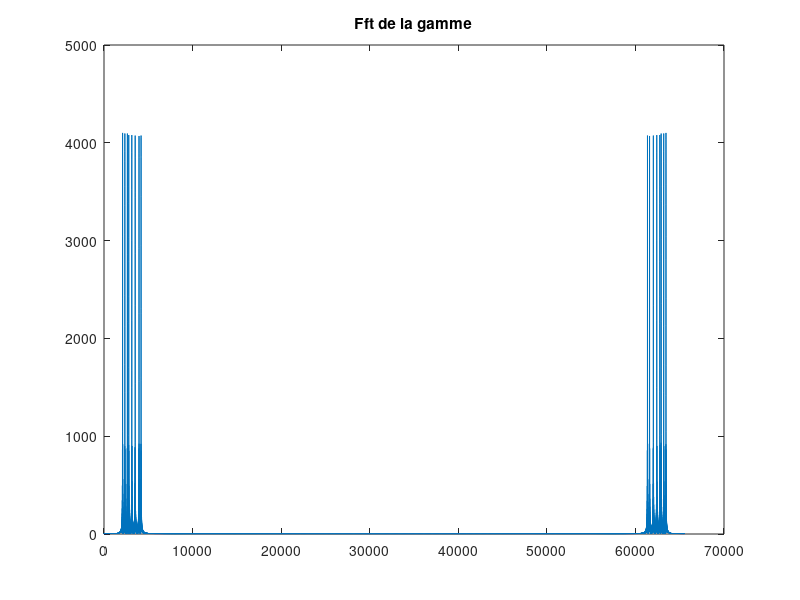
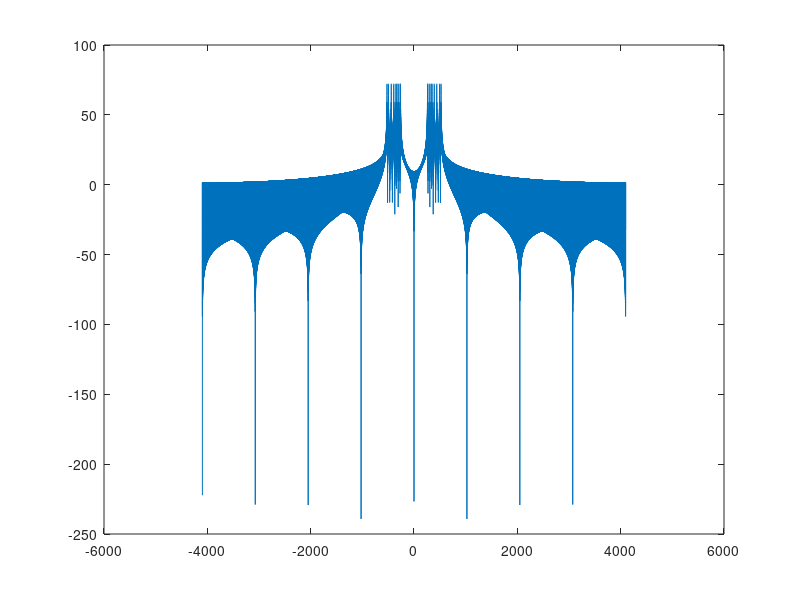

Here is the MATLAB script that generated these plots, in order:
  clear all
  close all
  clc

  fe=8192; %La fréquence d’échantillonnage
  te=1/fe;
  ts=0:te:1;
   
    %La fréquence de chaque note de la gamme
  Dol=262;
  Re=294;
  Mi=330;
  Fa=349;
  Sol=392;
  La=440;
  Si=494;
  Do2=523;
   
  DOl=sin(2*Dol*pi*ts);
  RE=sin(2*Re*pi*ts);  
  MI=sin(2*Mi*pi*ts);
  FA=sin(2*Fa*pi*ts);
  SOL=sin(2*Sol*pi*ts);
  LA=sin(2*La*pi*ts);
  SI=sin(2*Si*pi*ts); 
  DO2=sin(2*Do2*pi*ts);
  lagamme=[DOl RE MI FA SOL LA SI DO2];
  sound (lagamme, fe ) ;

  
  %2
DS=abs(fft(lagamme));
N=length(lagamme)
figure(1);
plot(DS);
title('Fft de la gamme');
k=mag2db(DS);
figure(2);
fshift=(-N/2:N/2 -1 )*fe/N;
plot(fshift,fftshift(k));
title('');
